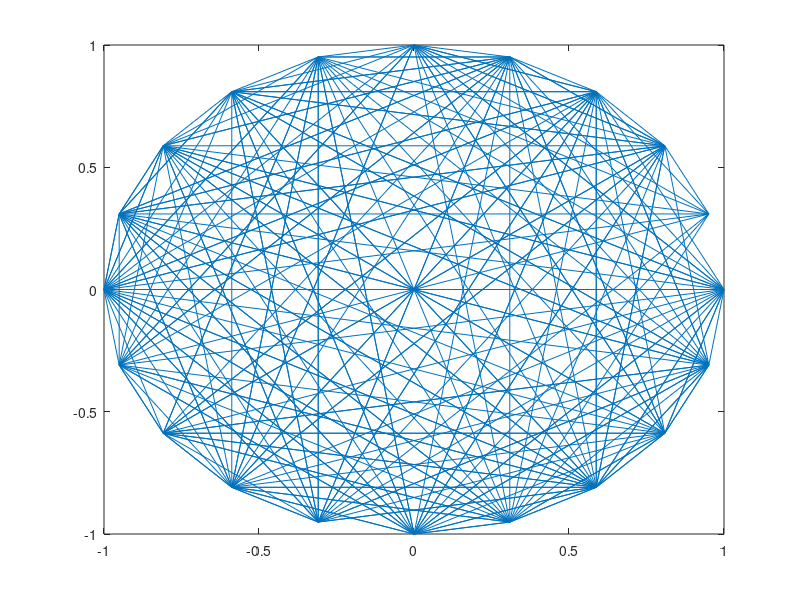

MATLAB code to generate this figure: (Note: this script raises an error after producing the figure.)
% Home assignment 4 - Simulation of complex systems
% recommended commands: gplot and sparse
clear all
clc

%task 1 - Erdos-Reniy model
N = 20;         %nbr of nodes
p = 0.3;        %probability of connecting nodes
k = 1:N;
diag = [k', k'];
A = sparse(N,N); %ajacancy matrix
randConnections = rand(1,N*N);
A(randConnections > p) = 1;
A(diag) = 0;

%Crate circular points
angleStep = 2*pi/N;
coordinates = [cos(angleStep*k); sin(angleStep*k)];

% plot(coordinates(1,:), coordinates(2,:), 'r*')

% [X, Y] = find(A == 1);
% XY = [Y, X];
% k = 1:N*N;
gplot(A, coordinates')

%%
clear all
clc
% k = 1:30;
[B,XY] = bucky;
gplot(B,XY,'-*')
axis square